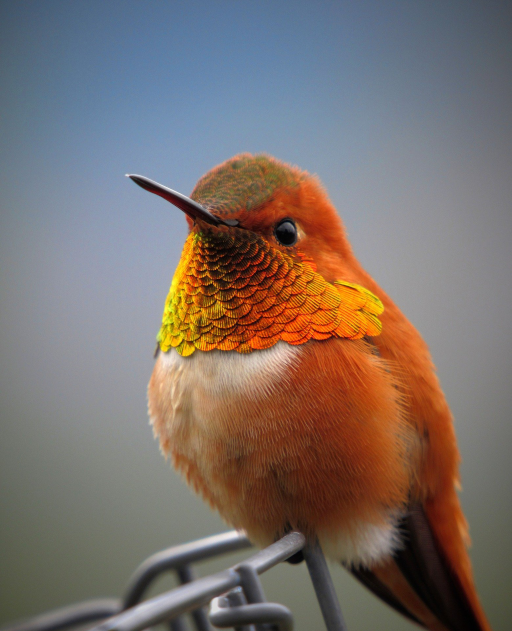
#> input picture code02/images/hummingbird_from_pixabay.png, 512 x 631 px
$ python 02_HelperFunctions.py
#> lines starting #> are read from the running program, lines starting #| are printed output that depends on the picture
### code02/openCVTools.py
import cv2 as cv
import sys
import numpy as np
import matplotlib.pyplot as plt


def safeLoad(pathToFile):
    '''
    OpenCV does no validation checks due to performance reasons.
    Therefore, this function checks if the image could be loaded
    '''
#> called with pathToFile = 'images/hummingbird_from_pixabay.png'
    img = cv.imread(pathToFile)
#> img is the input picture: shape (631, 512, 3); mean B, G, R 106.5, 111.5, 123.3
    if img is None:
        sys.exit("Image could not be loaded.")
    return img


# TODO Aufgabe 1
'''
Passen Sie die Funktion `imageStats(..)` so an, dass sie sowohl Grau- als auch Farbbilder korrekt anzeigt.
Erweitern Sie die Funktion zusätzlich so dass der Datentyp mit ausgegeben wird.
'''
def imageStats(img):
    '''
    Returns a few image statistics
    '''
    s = img.shape
#> s = (631, 512, 3)
    return f'Width: {s[1]}, Height: {s[0]}, Channels: {s[2]}'


# TODO Aufgabe 1
'''
Passen Sie die Funktion `showImage(..)` so an, dass sie sowohl Grau- als auch Farbbilder korrekt anzeigt.
'''
def showImage(title, originalImg):
    print(imageStats(originalImg))
#| Width: 512, Height: 631, Channels: 3

    img = originalImg.copy()
    img = img[:,:,::-1]
    plt.figure(title)
    plt.imshow(img)
    plt.show()

### code02/02_HelperFunctions.py
#!/usr/bin/python3
# -*- coding: utf-8 -*-


import cv2 as cv
import openCVTools as cvt
import numpy as np
import matplotlib.pyplot as plt

def REPLACE_THIS(input): return input


# load image
imgOriginal = cvt.safeLoad('images/hummingbird_from_pixabay.png')
cvt.showImage("Original image", imgOriginal)


# TODO Aufgabe 1
'''
Konvertieren Sie das Bild in ein 1-Kanal Schwarzweiß(Grauton)-Bild.
Passen Sie die Funktionen `imageStats(..)` und `showImage(..)` so an, dass sie sowohl für Grau- als auch Farbbilder korrekt funktionieren.
'''
imgGray = REPLACE_THIS(imgOriginal)
cvt.showImage("Grayscale image", imgGray)
#| Width: 512, Height: 631, Channels: 3


'''
Konvertieren Sie das originale Bild von seinem Stndarddatentyp (`uint8` pro Farbkanal) in `float` und zeigen Sie es an.
Voraussichtlich wird das Bild nahezu weiß sein. Versuchen Sie herauszufinden woran das liegt und passen Sie das Bild entsprechend an.
'''
img = REPLACE_THIS(imgOriginal)
print("Floating point image:")
cvt.showImage("Floating point image", img)
#| Width: 512, Height: 631, Channels: 3


# TODO Aufgabe 2
'''
Zeichnen Sie ein rotes Rechteck (110 x 220 Pixel) genau in die Mitte des Bildes.
Versuchen Sie dazu den Slicing Operator aus Python zu nutzen.
'''
#
# ???
#

cvt.showImage("Red box", img)
#| Width: 512, Height: 631, Channels: 3


# TODO Aufgabe 3
'''
Hängen Sie eine Callback-Funktion `mouse_move(event)` an das Bild im Fenster "Red box", die bei jeder Mausbewegung aufgerufen wird. Sie soll die Bild(!)-Koordinaten des Mauszeigers (x, y) und evtl. gedrückte Tasten ausgeben.
Sie benötigen dazu u.U. die Referenz auf das Zeichenfeld des Fensters (`plt.figure(title)`) aus der Funktion `showImage(..)`.
'''
#
# ???
#

'''
Optional: Entfernen Sie die Callback-Funktion, sobald auf das Bild geklickt wird.
'''
#
# ???
#


# TODO Aufgabe 4
'''
Schreiben Sie eine Funktion `showImageList(...)`, die Bilder auch als Liste annimmt und diese horizontal nebeneinander anzeigt.
'''
img2 = cvt.safeLoad('images/hummingbird_from_pixabay2.png')
#> call 2 of safeLoad, with pathToFile = 'images/hummingbird_from_pixabay2.png'
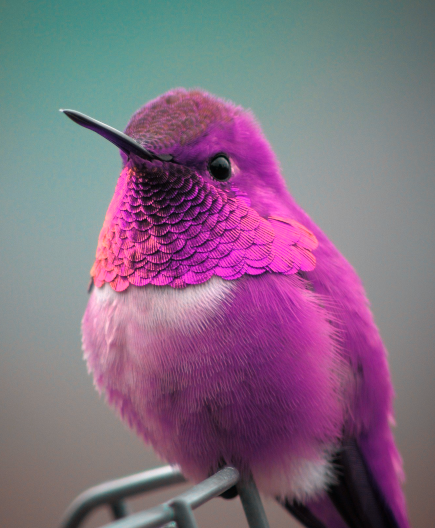
#> input picture code02/images/hummingbird_from_pixabay2.png, 435 x 528 px
#> in safeLoad, img is the input picture: shape (528, 435, 3); mean B, G, R 129.8, 108, 131.2
img3 = cvt.safeLoad('images/hummingbird_from_pixabay3.png')
#> call 3 of safeLoad, with pathToFile = 'images/hummingbird_from_pixabay3.png'
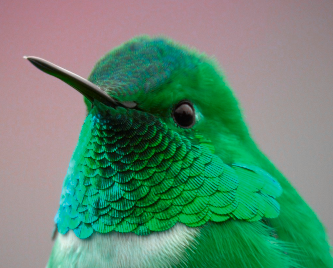
#> input picture code02/images/hummingbird_from_pixabay3.png, 333 x 268 px
#> in safeLoad, img is the input picture: shape (268, 333, 3); mean B, G, R 114.6, 138.2, 94.4

# cvt.showImageList("Image list", (imgOriginal, img, img2, img3))


# TODO Aufgabe 5
'''
Erweitern Sie die Funktionen `showImage(...)` und `showImageList(...)` um einen weiteren Parameter `normalize` vom Typ Boolean. Wenn dieser auf `False` gesetzt ist, dann soll die Funktion wie bisher funktionieren, wenn dieser auf `True` gesetzt wird, dann soll jedes Eingabebild kopiert und der Kontrast der kopierten Bilder vor der Anzeige mittels Contrast Stretching verbessert werden, damit der gesamte Wertebereich ausgenutzt wird.
'''
img3[:,:,:] = img3[:,:,:] / 4 # darken the image to show contrast stretching
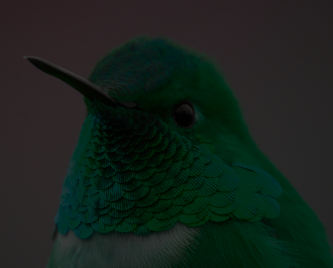
#> img3: shape (268, 333, 3); mean B, G, R 28.3, 34.2, 23.4

#
# ???
#
